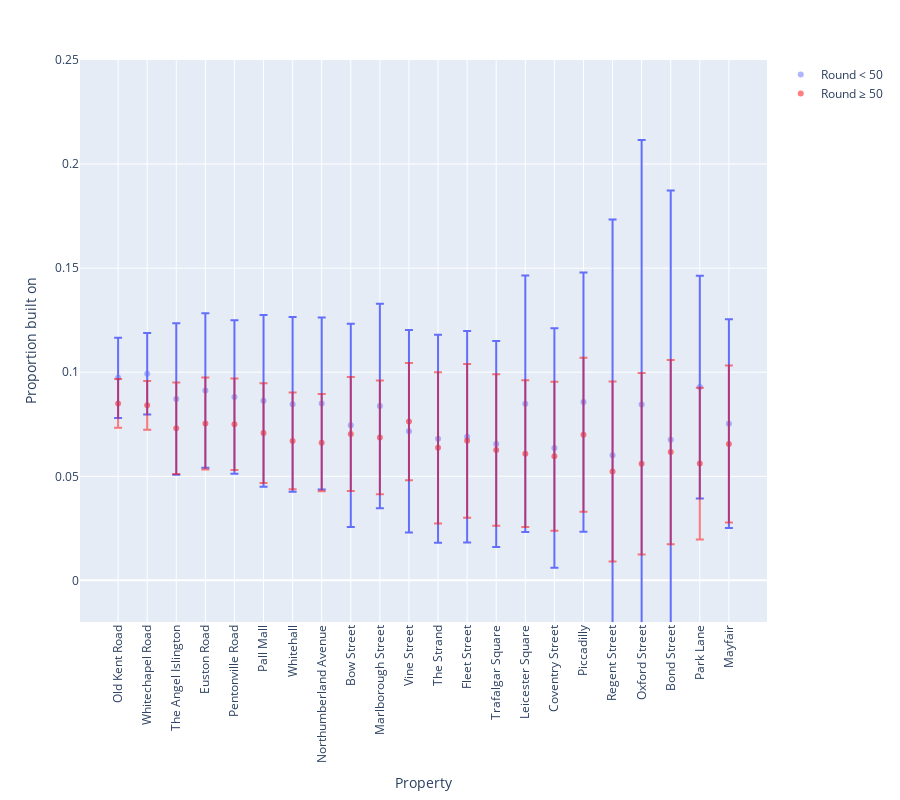

This figure's notebook cell:
### Code cell
plot_action_proportions_onevar(df_build, 'Proportion built on (early game)', 'Proportion built on (late game)',
                        'Error (early game)', 'Error (late game)', 'Round < 50', 'Round ≥ 50', 'Proportion built on', 
                        max_idx=21, ymin=-0.02, ymax=0.25)

### Figure 1 — Plotly figure (JSON) as saved in the notebook; plotly's stock layout.template omitted (floating-point values rounded to 4 significant figures)
{"data": [{"error_y": {"array": [0.01931, 0.01958, 0.03642, 0.0371, 0.03685, 0.04126, 0.042, 0.04133, 0.04881, 0.04914, 0.04863, 0.04997, 0.05082, 0.04949, 0.06161, 0.05753, 0.06228, 0.1132, 0.127, 0.1198, 0.0535, 0.05013]}, "hovertemplate": "Property=%{x}<br>Proportion built on (early game)=%{y}<extra></extra>", "legendgroup": "", "marker": {"color": "#636efa", "opacity": 0.5, "symbol": "circle"}, "mode": "markers", "name": "Round < 50", "orientation": "v", "showlegend": true, "type": "scatter", "x": ["Old Kent Road", "Whitechapel Road", "The Angel Islington", "Euston Road", "Pentonville Road", "Pall Mall", "Whitehall", "Northumberland Avenue", "Bow Street", "Marlborough Street", "Vine Street", "The Strand", "Fleet Street", "Trafalgar Square", "Leicester Square", "Coventry Street", "Piccadilly", "Regent Street", "Oxford Street", "Bond Street", "Park Lane", "Mayfair"], "xaxis": "x", "y": [0.0973, 0.0993, 0.08711, 0.0912, 0.0881, 0.08628, 0.08456, 0.08493, 0.07449, 0.08376, 0.07161, 0.068, 0.06897, 0.06553, 0.08485, 0.06356, 0.08566, 0.06015, 0.08451, 0.06751, 0.09288, 0.07528], "yaxis": "y"}, {"error_y": {"array": [0.01174, 0.01171, 0.02192, 0.02206, 0.02201, 0.02397, 0.02325, 0.02334, 0.02739, 0.02732, 0.02814, 0.03638, 0.03688, 0.03637, 0.03526, 0.03576, 0.03704, 0.04323, 0.04358, 0.04423, 0.03641, 0.03776]}, "hovertemplate": "Property=%{x}<br>Proportion built on (late game)=%{y}<extra></extra>", "legendgroup": "", "marker": {"color": "red", "symbol": "circle"}, "mode": "markers", "name": "Round ≥ 50", "opacity": 0.5, "orientation": "v", "showlegend": true, "type": "scatter", "x": ["Old Kent Road", "Whitechapel Road", "The Angel Islington", "Euston Road", "Pentonville Road", "Pall Mall", "Whitehall", "Northumberland Avenue", "Bow Street", "Marlborough Street", "Vine Street", "The Strand", "Fleet Street", "Trafalgar Square", "Leicester Square", "Coventry Street", "Piccadilly", "Regent Street", "Oxford Street", "Bond Street", "Park Lane", "Mayfair"], "xaxis": "x", "y": [0.08502, 0.08412, 0.07309, 0.07537, 0.07501, 0.07076, 0.06699, 0.06616, 0.07027, 0.06866, 0.07629, 0.06366, 0.06703, 0.06261, 0.06088, 0.05964, 0.06996, 0.05231, 0.05604, 0.06162, 0.0561, 0.06551], "yaxis": "y"}], "layout": {"height": 800, "legend": {"tracegroupgap": 0}, "margin": {"t": 60}, "xaxis": {"anchor": "y", "domain": [0, 1], "tickangle": -90, "title": {"text": "Property"}}, "yaxis": {"anchor": "x", "domain": [0, 1], "range": [-0.02, 0.25], "title": {"text": "Proportion built on"}}}}
